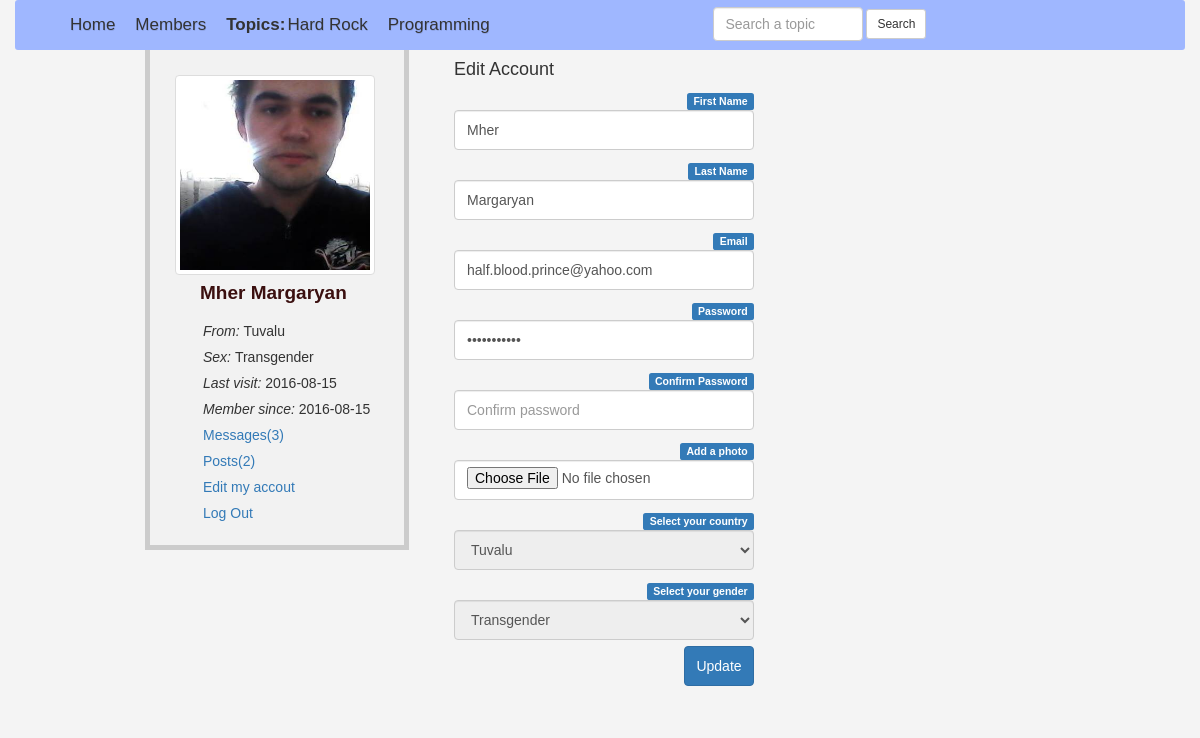
Screenshot of /edit_profile.php (signed in) with the database file from the repository.
### tables this page shows
CREATE TABLE `topics` (
  `topic_id` int(11) NOT NULL,
  `topic_title` varchar(150) NOT NULL
);

CREATE TABLE `users` (
  `user_id` int(11) NOT NULL,
  `user_firstname` varchar(150) NOT NULL,
  `user_lastname` text NOT NULL,
  `user_email` varchar(1024) NOT NULL,
  `user_password` varchar(150) NOT NULL,
  `user_country` text NOT NULL,
  `user_gender` varchar(150) NOT NULL,
  `user_birthday` date NOT NULL,
  `user_image` text NOT NULL,
  `register_date` date NOT NULL,
  `last_login` date NOT NULL,
  `status` varchar(150) NOT NULL,
  `posts` varchar(150) NOT NULL DEFAULT 'No'
);

### edit_profile.php (the view, shortened to what this page needs)
<?php session_start();
require 'includes/connection.php';
if (!isset($_SESSION['email'])) {
	header('location: index.php');
}else {
?>
<!DOCTYPE html>
<html lang="en">
<head>
        <link rel="stylesheet" href="css/bootstrap.min.css">
        <link rel="stylesheet" href="css/home.style.css">
</head>
<body>
	<div class="container">
		<div class="row" id="head_wrap">
			<div class="col-md-7">
				<ul>
					<li><a href="home.php">Home</a></li>
					<li><a href="members.php">Members</a></li>
					<li id="nopadding"><strong>Topics:   </strong></li>
					<?php
						$fetch_topic = "SELECT * FROM `topics` ";
						$fetch_topic_run = mysqli_query($con, $fetch_topic);
						while ($row=mysqli_fetch_array($fetch_topic_run)) {
							$topic_id=$row['topic_id'];
							$topic_title=$row['topic_title'];
							echo "<li><a href='topic.php?topic=$topic_id'> $topic_title</a></li>";
						}
					?>
				</ul>
			</div>
			<div class="col-md-5">
				<form action="results.php" class="form-inline" method="GET" id="searchForm">
					<input type="text" name="search" class="form-control" id="searchBox" placeholder="Search a topic">
					<input type="submit" value="Search" class="btn btn-default btn-sm" name="searchBtn">
				</form>
			</div>
		</div>
		<div id="content">
			<div class="row">
				<div class="col-md-3" id="user_details">
					<?php
						$user_current = $_SESSION['email'];
						$get_user = "SELECT * FROM `users` WHERE `user_email` = '$user_current' ";
						$get_user_run = mysqli_query($con, $get_user);
						$row = mysqli_fetch_array($get_user_run);
						$user_id = $row['user_id'];
						$user_image = $row['user_image'];
						$firstName = $row['user_firstname'];
						$lastName = $row['user_lastname'];
                                    $password = $row['user_password'];
                                    $email = $row['user_email'];
						$country = $row['user_country'];
						$sex = $row['user_gender'];
						$register_date = $row['register_date'];
						$last_login = $row['last_login'];
						echo "
						  	<span><img src='user/user_images/$user_image' width='200' height='200' class='thumbnail'></span>
						  	<li id='name'>$firstName $lastName</li>
					  	 <ul class='user_list'>
						  	<li> <i> From: </i> $country</li>
						  	<li> <i> Sex: </i> $sex </li>
							<li> <i> Last visit: </i> $last_login</li>
							<li> <i> Member since: </i> $register_date</li>
							<li><a href='my_messages.php?id=$user_id'>Messages(3)</a></li>
							<li><a href='my_posts.php?id=$user_id'>Posts(2)</a></li>
							<li><a href='edit_profile.php?id=$user_id'>Edit my accout</a></li>
							<li><a href='logout.php'>Log Out</a></li>
						  </ul>
						";
					?>
				</div>
				<div class="col-md-9" id="timeline">
					<h4>Edit Account</h4>
					<form action="" method="POST" class="form-group" enctype="multipart/form-data">
                  <table id="reg">
                        <tr>
                              <td align="right">
                                    <label class="label label-primary">First Name</label>
                                    <input type="text" name="firstName" class="form-control" value=<?php echo $firstName; ?>>
                              </td>
                        </tr>
                        <tr>
                              <td align="right">
                                    <label class="label label-primary">Last Name</label>
                                    <input type="text" name="lastName" class="form-control" value="<?php echo $lastName; ?>">
                              </td>
                        </tr>
                        <tr>
                              <td align="right">
                                    <label class="label label-primary">Email</label>
                                    <input type="email" name="email" class="form-control"  value="<?php echo $email; ?>">
                              </td>
                        </tr>
                        <tr>
                              <td align="right">
                                    <label class="label label-primary">Password</label>
                                    <input type="password" name="password" class="form-control" value="<?php echo $password; ?>">
                              </td>
                        </tr>
                        <tr>
                              <td align="right">
                                    <label class="label label-primary">Confirm Password</label>
                                    <input type="password" name="confirmPassword" class="form-control" placeholder="Confirm password">
                              </td>
                        </tr>
                        <tr>
                              <td align="right">
                                    <label class="label label-primary">Add a photo</label>
                                    <input type="file" name="photo" class="form-control">
                              </td>
                        </tr>
                        <tr>
                              <td align="right">
                                    <label class="label label-primary">Select your country</label>
                                    <select name="country" class="form-control" disabled>
                                          <option><?php echo $country; ?></option>
                                    </select>
                              </td>
                        </tr>
                        <tr>
                              <td align="right">
                                    <label class="label label-primary">Select your gender</label>
                                    <select name="gender" id="genderList" disabled class="form-control">
                                          <option><?php echo $sex; ?></option>
                                    </select>
                              </td>
                        </tr>
                        <tr>
                              <td>
                                    <input type="submit" value="Update" name="update" class="btn btn-primary pull-right">
                              </td>
                        </tr>
                  </table>
            </form>
				</div>
			</div>
		</div>
	</div>
</body>
</html>
<?php } ?>

### css/home.style.css (style rules this page uses)
body { margin: 0; padding: 0; font-family: 'Lucida Grande', sans-serif; background-color: #f4f4f4; outline: none; }
a { text-decoration: none !important; }
ul { list-style: none; }
li { list-style: none; }
#head_wrap { height: 50px; background: #9FB7FF; border-radius: 3px; }
#head_wrap ul { padding-top: 12.8px; list-style: none; }
#head_wrap li { float: left; padding-right: 20px; font-size: 17px; }
#head_wrap ul li a { color: #333; text-shadow: 0.5px 0.5px 0.5px rgba(0,0,0, .1); font-smoothing: antialiased; transition-duration: .3s; -moz-transition-duration: .3s; -webkit-transition-duration: .3s; }
#nopadding { padding-right: 2px!important; }
#searchForm { float: left; margin-top: 7px; }
#searchBox { display: inline; width: 150px; -webkit-transition: width 0.4s ease-in-out; transition: width 0.4s ease-in-out; }
#user_details { background-color: #f2f2f2; padding-top: 25px; padding-left: 25px; padding-right: 0 !important; text-align: left; border-right: 5px solid #ccc; border-bottom: 5px solid #ccc; border-left: 5px solid #ccc; display: block; height: 500px; }
#content { width: 90%; margin: 0 130px; }
#name { position: relative; top: -16px; left: 25px; font-size: 19px; font-weight: bolder; color: #3B1010; }
.user_list { position: relative; top: -4px; right: 15px; }
.user_list li { padding: 3px; }
.user_list li a { text-decoration: none; }
#timeline { margin-left: 30px; width: 50%; display: block; }
#timeline input[type='text'] { margin-bottom: 10px; }
#timeline input[type='submit'] { padding: 5px; width: 70px; margin-left: 10px; margin-top: -4px; }
#reg input, #reg select { width: 300px; height: 40px; margin-bottom: 10px; }

### rows the page displays
topics: topic_title "Hard Rock"
topics: topic_title "Programming"
users: user_image (picture), user_firstname "Mher", user_lastname "Margaryan", user_country "Tuvalu", user_gender "Transgender", last_login "2016-08-15", register_date "2016-08-15", firstName "Mher", lastName "Margaryan", email "half.blood.prince@yahoo.com", country "Tuvalu", gender "Transgender"
